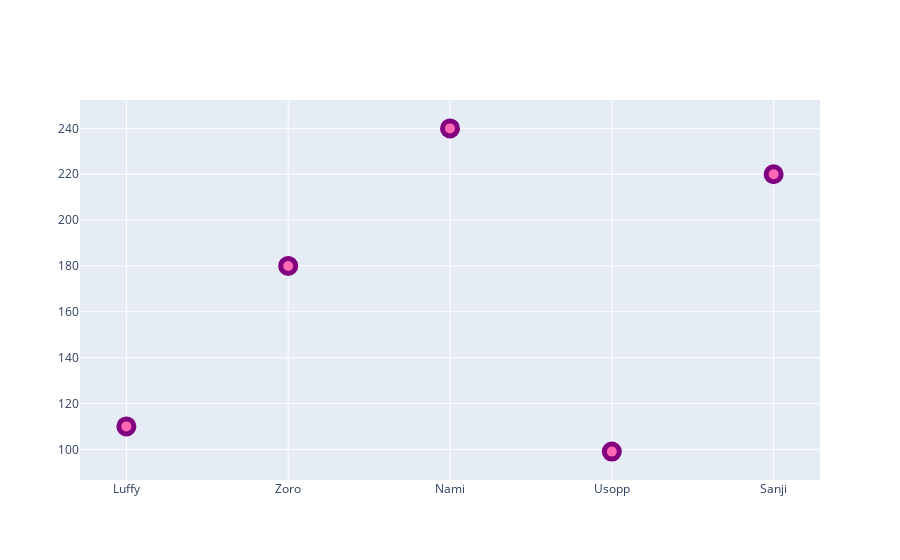

Notebook cell for this chart:
### Code cell
# Customize plotly graphs: dict function is used for the plotly package to customize the marker(s)

graph = go.Figure() # Create the figure object

graph.add_trace(go.Scatter(x=x1, y=y1, mode='markers', # we want points for a scatter plot
        marker=dict(size=15, # point size
                    color="hotpink", # point colour
                    opacity=1, # point transparency (here, non)
                    line=dict(width=5, color="purple")))) #point outline

### Figure 1 — Plotly figure (JSON) as saved in the notebook; plotly's stock layout.template omitted (floating-point values rounded to 4 significant figures)
{"data": [{"marker": {"color": "hotpink", "line": {"color": "purple", "width": 5}, "opacity": 1, "size": 15}, "mode": "markers", "type": "scatter", "x": ["Luffy", "Zoro", "Nami", "Usopp", "Sanji"], "y": [110, 180, 240, 99, 220]}], "layout": {}}
